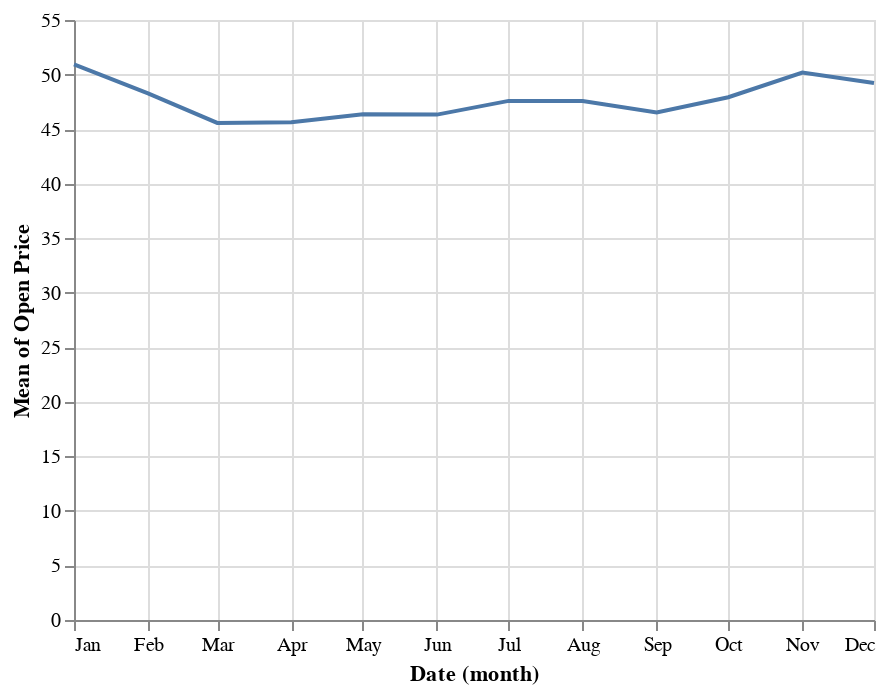

Notebook code for this chart:
### Markdown cell above
bin: It is set TRUE to discretized a continuous feature, in order to produce a bar plot.
count: It is a data transformation parameter, which is provided by Altair in order to customize our plots. We can also use other parameters like max, min, average, etc.
Q: Here, Q denotes that the count will a quantitative feature. We can also use N for nominal data or O for ordinal data.

### Code cell
# https://altair-viz.github.io/user_guide/transform/timeunit.html
import altair as alt
alt.Chart(full_price_df).mark_line().encode(x='month(Date):T', y='mean(Open Price):Q')

### Figure 1 — Vega-Lite specification as saved in the notebook (floating-point values rounded to 4 significant figures; data arrays with more than 128 entries replaced by an {"elided": "..."} marker saying what was removed)
{"config": {"view": {"continuousWidth": 400, "continuousHeight": 300}}, "data": {"name": "data-4aa719fd53c9663430e78c882835b968"}, "mark": "line", "encoding": {"x": {"type": "temporal", "field": "Date", "timeUnit": "month"}, "y": {"type": "quantitative", "aggregate": "mean", "field": "Open Price"}}, "$schema": "https://vega.github.io/schema/vega-lite/v4.0.2.json", "datasets": {"data-4aa719fd53c9663430e78c882835b968": {"elided": "5033 records"}}}
